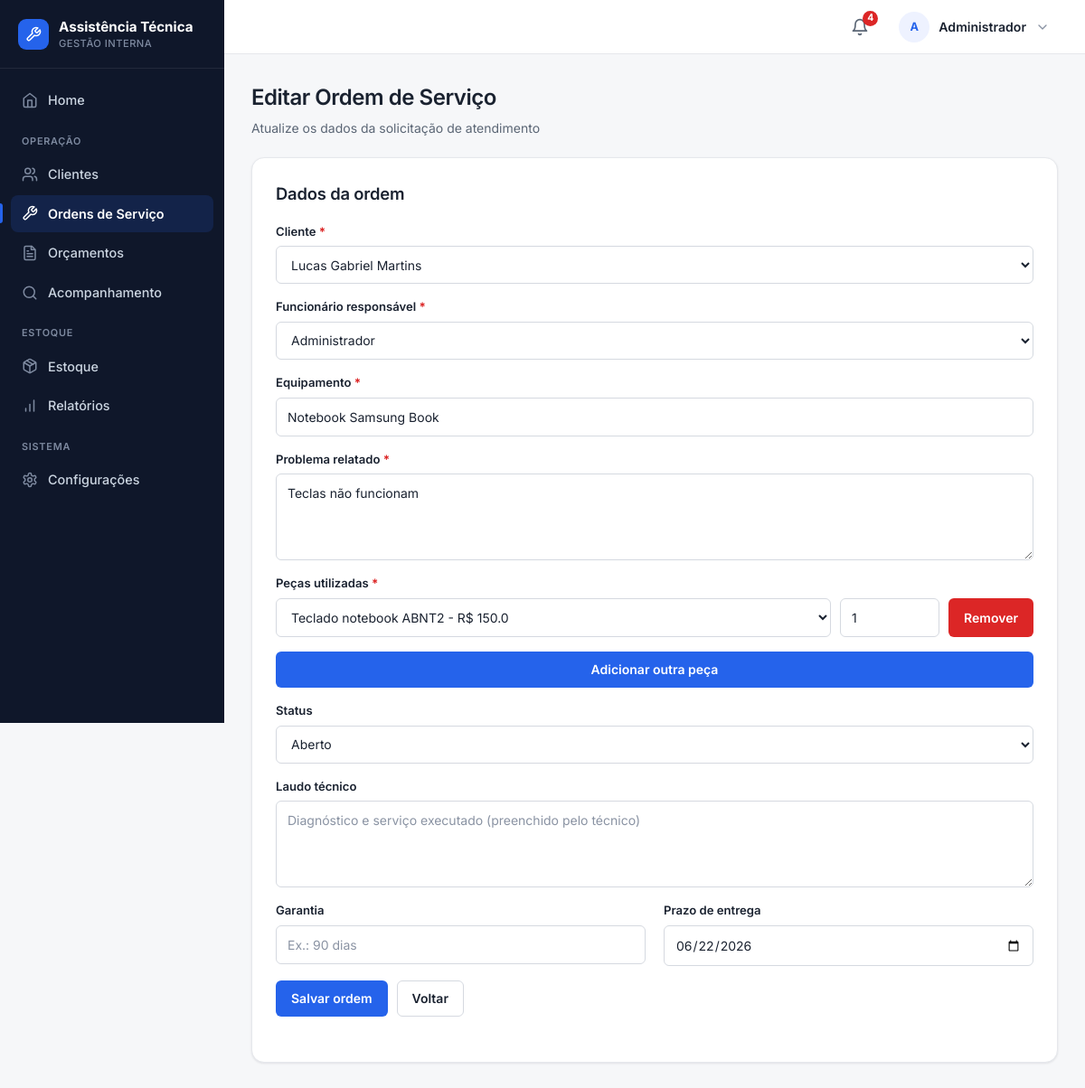
Page /ordem-servico/editar/11 (signed in) on the committed database.
### tables this page shows
CREATE TABLE ordens_servico (
    ordem_id INTEGER PRIMARY KEY AUTOINCREMENT,
    cliente_id INTEGER NOT NULL,
    equipamento TEXT NOT NULL,
    problema_relatado TEXT NOT NULL,
    status TEXT NOT NULL DEFAULT 'Aberto', funcionario_id INTEGER REFERENCES funcionarios(id), data_abertura TEXT, data_finalizacao TEXT, laudo TEXT, garantia TEXT, prazo_entrega TEXT,

    FOREIGN KEY (cliente_id) REFERENCES clientes(id)
);

CREATE TABLE clientes (
    id INTEGER PRIMARY KEY AUTOINCREMENT,
    nome TEXT NOT NULL,
    cpf TEXT UNIQUE,
    telefone TEXT,
    email TEXT,
    endereco TEXT
, data_cadastro TEXT);

CREATE TABLE funcionarios (
    id INTEGER PRIMARY KEY AUTOINCREMENT,
    nome TEXT NOT NULL,
    email TEXT NOT NULL UNIQUE,
    senha TEXT NOT NULL,
    cargo TEXT
, ativo INTEGER NOT NULL DEFAULT 1, perfil TEXT NOT NULL DEFAULT 'funcionario');

CREATE TABLE ordem_pecas (
    id INTEGER PRIMARY KEY AUTOINCREMENT,
    ordem_id INTEGER NOT NULL,
    peca_id INTEGER NOT NULL,
    quantidade INTEGER NOT NULL,
    valor_unitario REAL DEFAULT 0,

    FOREIGN KEY (ordem_id) REFERENCES ordens_servico(ordem_id),
    FOREIGN KEY (peca_id) REFERENCES pecas(id)
);

CREATE TABLE pecas (
    id INTEGER PRIMARY KEY AUTOINCREMENT,
    nome TEXT NOT NULL,
    descricao TEXT,
    quantidade INTEGER NOT NULL DEFAULT 0,
    estoque_minimo INTEGER DEFAULT 1,
    preco_unitario REAL DEFAULT 0,
    fornecedor TEXT
, data_cadastro TEXT);

### routes/ordem_servico.py (the view)
@ordem_servico_bp.route("/ordem-servico/editar/<int:ordem_id>")
def pagina_editar_ordem(ordem_id):
    db = conectar()
    ordem = db.execute("""
        SELECT
            ordem_id,
            cliente_id,
            funcionario_id,
            equipamento,
            problema_relatado,
            status,
            laudo,
            garantia,
            prazo_entrega
        FROM ordens_servico
        WHERE ordem_id = ?
    """, (ordem_id,)).fetchone()
    clientes = db.execute("""
        SELECT id, nome
        FROM clientes
        ORDER BY nome
    """).fetchall()
    pecas = db.execute("""
        SELECT id, nome, preco_unitario
        FROM pecas
        ORDER BY nome
    """).fetchall()
    funcionarios = db.execute("""
        SELECT id, nome
        FROM funcionarios
        ORDER BY nome
    """).fetchall()
    pecas_vinculadas = db.execute("""
        SELECT peca_id, quantidade
        FROM ordem_pecas
        WHERE ordem_id = ?
        ORDER BY id
    """, (ordem_id,)).fetchall()
    db.close()
    if ordem is None:
        return redirect("/ordem-servico")
    return render_template(
        "editar-ordem-servico.html",
        ordem=ordem,
        clientes=clientes,
        pecas=pecas,
        funcionarios=funcionarios,
        pecas_vinculadas=pecas_vinculadas
    )

### app.py (called while the page is built)
@app.context_processor
def injetar_alertas_estoque():
    if "funcionario_id" not in session:
        return {"alerta_estoque_baixo": 0}
    conexao = conectar()
    total = conexao.execute(
        "SELECT COUNT(*) FROM pecas WHERE quantidade <= estoque_minimo"
    ).fetchone()[0]
    conexao.close()
    return {"alerta_estoque_baixo": total}

### database.py (called while the page is built)
def _coluna_existe(conexao, tabela, coluna):
    colunas = conexao.execute(f"PRAGMA table_info({tabela})").fetchall()
    return any(item["name"] == coluna for item in colunas)

def conectar():
    conexao = sqlite3.connect("database/sistema.db")
    conexao.row_factory = sqlite3.Row
    conexao.execute("PRAGMA foreign_keys = ON")
    _garantir_schema(conexao)
    return conexao

### templates/editar-ordem-servico.html (shortened to what this page needs)
{% extends "base.html" %}
{% block css %}
    <link rel="stylesheet" href="{{ url_for('static', filename='css/ordem-servico.css') }}">
{% endblock %}
{% block conteudo %}
<div class="page-head">
    <h1>Editar Ordem de Serviço</h1>
    <p>Atualize os dados da solicitação de atendimento</p>
</div>
<section class="card">
    <h2>Dados da ordem</h2>
    <form action="/ordem-servico/atualizar/{{ ordem['ordem_id'] }}" method="POST">
        <div class="campo">
            <label for="cliente_id">Cliente <span class="obrigatorio" title="Campo obrigatório">*</span></label>
            <select id="cliente_id" name="cliente_id" required>
                {% for cliente in clientes %}
                <option value="{{ cliente['id'] }}" {% if cliente['id'] == ordem['cliente_id'] %}selected{% endif %}>
                    {{ cliente["nome"] }}
                </option>
                {% endfor %}
            </select>
        </div>
        <div class="campo">
            <label for="funcionario_id">Funcionário responsável <span class="obrigatorio" title="Campo obrigatório">*</span></label>
            <select id="funcionario_id" name="funcionario_id" required>
                {% for funcionario in funcionarios %}
                <option value="{{ funcionario['id'] }}" {% if funcionario['id'] == ordem['funcionario_id'] %}selected{% endif %}>
                    {{ funcionario["nome"] }}
                </option>
                {% endfor %}
            </select>
        </div>
        <div class="campo">
            <label for="equipamento">Equipamento <span class="obrigatorio" title="Campo obrigatório">*</span></label>
            <input type="text" id="equipamento" name="equipamento" value="{{ ordem['equipamento'] }}" required>
        </div>
        <div class="campo">
            <label for="problema_relatado">Problema relatado <span class="obrigatorio" title="Campo obrigatório">*</span></label>
            <textarea id="problema_relatado" name="problema_relatado" required>{{ ordem['problema_relatado'] }}</textarea>
        </div>
        <div class="campo">
            <label>Peças utilizadas <span class="obrigatorio" title="Campo obrigatório">*</span></label>
            <div id="lista-pecas">
                {% for vinculada in pecas_vinculadas %}
                <div class="linha-peca">
                    <select name="peca_id" required>
                        {% for peca in pecas %}
                        <option value="{{ peca['id'] }}" {% if peca['id'] == vinculada['peca_id'] %}selected{% endif %}>
                            {{ peca["nome"] }} - R$ {{ peca["preco_unitario"] }}
                        </option>
                        {% endfor %}
                    </select>
                    <input type="number" name="quantidade" min="1" value="{{ vinculada['quantidade'] }}" required aria-label="Quantidade da peça">
                    <button type="button" class="btn-remover-peca">Remover</button>
                </div>
                {% endfor %}
            </div>
            <button type="button" id="adicionar-peca" class="btn">Adicionar outra peça</button>
        </div>
        <div class="campo">
            <label for="status">Status</label>
            <select id="status" name="status" required>
                <option value="Aberto" {% if ordem['status'] == 'Aberto' %}selected{% endif %}>Aberto</option>
            </select>
        </div>
        <div class="campo">
            <label for="laudo">Laudo técnico</label>
            <textarea id="laudo" name="laudo" placeholder="Diagnóstico e serviço executado (preenchido pelo técnico)">{{ ordem['laudo'] or '' }}</textarea>
        </div>
        <div class="form-grid">
            <div class="campo">
                <label for="garantia">Garantia</label>
                <input type="text" id="garantia" name="garantia" value="{{ ordem['garantia'] or '' }}" placeholder="Ex.: 90 dias">
            </div>
            <div class="campo">
                <label for="prazo_entrega">Prazo de entrega</label>
                <input type="date" id="prazo_entrega" name="prazo_entrega" value="{{ ordem['prazo_entrega'] or '' }}">
            </div>
        </div>
        <div class="botoes">
            <button type="submit">Salvar ordem</button>
            <a href="/ordem-servico" class="btn btn-home">Voltar</a>
        </div>
    </form>
</section>
{% endblock %}

### static/css/global.css (style rules this page uses)
:root { --bg: #f6f7f9; --surface: #ffffff; --surface-2: #f9fafb; --border: #e6e8ec; --border-strong: #d5d9e0; --ink: #1a2230; --muted: #5b6675; --subtle: #8a93a3; --primary: #2563eb; --primary-hover: #1d4ed8; --primary-soft: #eef2ff; --success: #16a34a; --success-soft: #dcfce7; --warning: #d97706; --warning-soft: #fef3c7; --danger: #dc2626; --danger-hover: #b91c1c; --danger-soft: #fee2e2; --sidebar: #0f172a; --sidebar-ink: #cbd5e1; --sidebar-muted: #7e8aa0; --s-1: 4px; --s-2: 8px; --s-3: 12px; --s-4: 16px; --s-5: 20px; --s-6: 24px; --s-8: 32px; --r-sm: 6px; --r-md: 10px; --r-lg: 14px; --r-pill: 999px; --shadow-sm: 0 1px 2px rgba(16, 24, 40, 0.04), 0 1px 3px rgba(16, 24, 40, 0.06); --shadow-md: 0 4px 12px rgba(16, 24, 40, 0.08); --azul-900: #0f172a; --azul-800: #1e293b; --azul-700: #2563eb; --azul-600: #2563eb; --azul-500: #2563eb; --azul-100: #eef2ff; --azul-50: #f9fafb; --branco: #ffffff; --cinza-900: #1a2230; --cinza-700: #5b6675; --cinza-500: #8a93a3; --cinza-200: #e6e8ec; --cinza-100: #f1f3f6; --verde-100: #dcfce7; --verde-700: #166534; --amarelo-100: #fef3c7; --amarelo-700: #92400e; --vermelho-100: #fee2e2; --vermelho-700: #991b1b; --sombra: var(--shadow-sm); --raio: var(--r-md); }
* { box-sizing: border-box; }
body { min-height: 100vh; margin: 0; font-family: "Inter", -apple-system, BlinkMacSystemFont, "Segoe UI", Roboto, Arial, sans-serif; font-size: 14px; line-height: 1.5; color: var(--ink); background: var(--bg); -webkit-font-smoothing: antialiased; text-rendering: optimizeLegibility; }
h1, h2, h3, h4 { color: var(--ink); font-weight: 600; letter-spacing: -0.01em; }
h2 { margin: 0 0 18px; font-size: 1.15rem; }
a { color: var(--primary); text-decoration: none; }
.container, .card { background: var(--surface); border: 1px solid var(--border); border-radius: var(--r-lg); box-shadow: var(--shadow-sm); }
.card { padding: clamp(18px, 3vw, 26px); }
.acoes-topo, .botoes, .form-botao { display: flex; flex-wrap: wrap; gap: 10px; align-items: center; }
.btn, button, .voltar, .editar, .excluir { display: inline-flex; align-items: center; justify-content: center; gap: 8px; min-height: 40px; padding: 9px 16px; border: 1px solid transparent; border-radius: var(--r-sm); color: #fff; background: var(--primary); text-decoration: none; font: inherit; font-weight: 600; line-height: 1; cursor: pointer; white-space: nowrap; transition: background-color 0.15s ease, border-color 0.15s ease, box-shadow 0.15s ease, color 0.15s ease; }
.btn--secondary, .btn-home, .voltar, .editar { background: var(--surface); color: var(--ink); border-color: var(--border-strong); }
form { margin: 0 0 24px; }
.form-grid { display: grid; grid-template-columns: repeat(2, minmax(0, 1fr)); gap: 16px 20px; }
.campo, .form-group { display: flex; flex-direction: column; gap: 6px; margin-bottom: 16px; }
label { color: var(--ink); font-weight: 600; font-size: 0.82rem; }
input, select, textarea { width: 100%; min-height: 42px; padding: 10px 12px; color: var(--ink); background: var(--surface); border: 1px solid var(--border-strong); border-radius: var(--r-sm); font: inherit; transition: border-color 0.15s ease, box-shadow 0.15s ease; }
input::placeholder, textarea::placeholder { color: var(--subtle); }
input[type="number"] { appearance: textfield; -moz-appearance: textfield; }
textarea { min-height: 96px; resize: vertical; }
.obrigatorio { color: var(--danger); font-weight: 700; }

### static/css/layout.css (style rules this page uses)
.page-head { margin: 0 0 22px; }
.page-head h1 { margin: 0; color: var(--ink); font-size: clamp(1.25rem, 2vw, 1.6rem); font-weight: 600; letter-spacing: -0.02em; }
.page-head p { margin: 5px 0 0; color: var(--muted); }

### static/css/ordem-servico.css (style rules this page uses)
.linha-peca { display: grid; grid-template-columns: minmax(220px, 1fr) 110px auto; gap: 10px; margin-bottom: 10px; }
.btn-remover-peca { background: #dc2626; }

### rows in the picture
ordens_servico: cliente_id "Lucas Gabriel Martins", funcionario_id "Administrador", equipamento "Notebook Samsung Book", problema_relatado "Teclas não funcionam", status "Aberto", prazo_entrega "06/22/2026"
ordem_pecas: peca_id "Teclado notebook ABNT2 - R$ 150.0", quantidade "1"

### other values in the picture
{{ alerta_estoque_baixo }} "4"
{{ iniciais }} "A"
{{ nome_usuario }} "Administrador"
